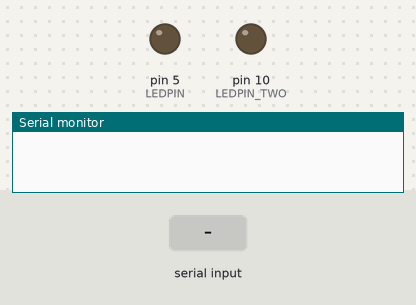
The sketch below on a simulated Arduino Mega 2560, built with avr-gcc and run on an emulated ATmega2560. Parts: output pins drawn as LEDs (lit = HIGH), the last lines printed to the serial monitor. The test bench sets the inputs (shaded band).

Above: at 1.2 s.
1.3 s: "LED_ON" received over the second serial link
At 3.5 s:
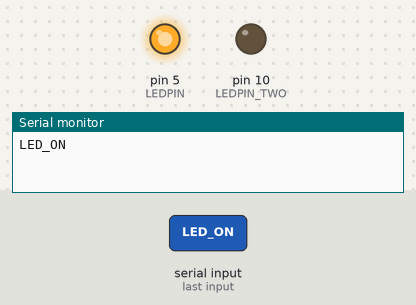
3.8 s: "LED2_ON" received over the second serial link
At 5.5 s:
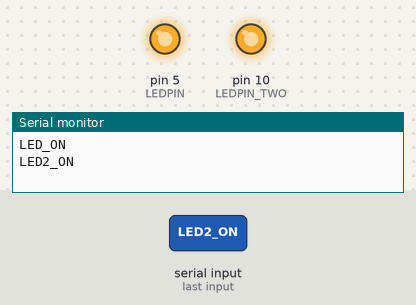
6.3 s: "LED_OFF" received over the second serial link
At 8.5 s:
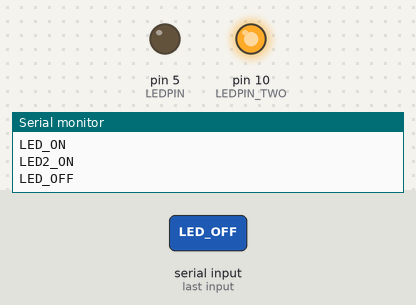
8.8 s: "LED2_OFF" received over the second serial link
At 10.6 s:
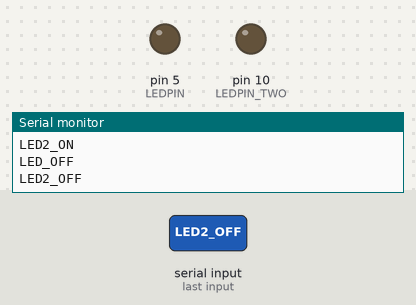
Timing chart, 0 to 12.1 s (numbered marks = the images above; inputs shaded):
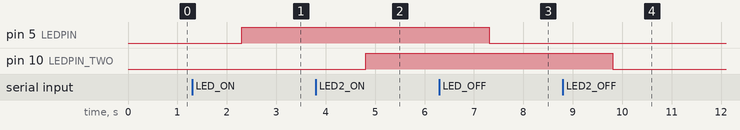

Measured:
- after the input at 1.3 s, pin 5 (LEDPIN): LOW → HIGH after 1.0 s
- after the input at 3.8 s, pin 10 (LEDPIN_TWO): LOW → HIGH after 1.0 s
- after the input at 6.3 s, pin 5 (LEDPIN): HIGH → LOW after 1.0 s
- after the input at 8.8 s, pin 10 (LEDPIN_TWO): HIGH → LOW after 1.0 s

The sketch:

actuators_led.ino
```cpp
#define LEDPIN 5
#define LEDPIN_TWO 10


void setup() {
// Setup serial for monitor and Setup Serial1 for BlueTooth
Serial.begin(9600);
Serial1.begin(9600);
pinMode(LEDPIN, OUTPUT);
pinMode(LEDPIN_TWO, OUTPUT);
}

void loop() {
// Process commands from bluetooth first.
if(Serial1.available() > 0){
String str = Serial1.readString().substring(0);
Serial.println(str);
if(str.indexOf("LED_ON") != -1 ){
digitalWrite(LEDPIN, HIGH);
} else if(str.indexOf("LED_OFF") != -1){
digitalWrite(LEDPIN, LOW);
}
if(str.indexOf("LED2_ON") != -1){
digitalWrite(LEDPIN_TWO, HIGH);
}
else if(str.indexOf("LED2_OFF") != -1){
digitalWrite(LEDPIN_TWO, LOW);
  }
 }
}
```
